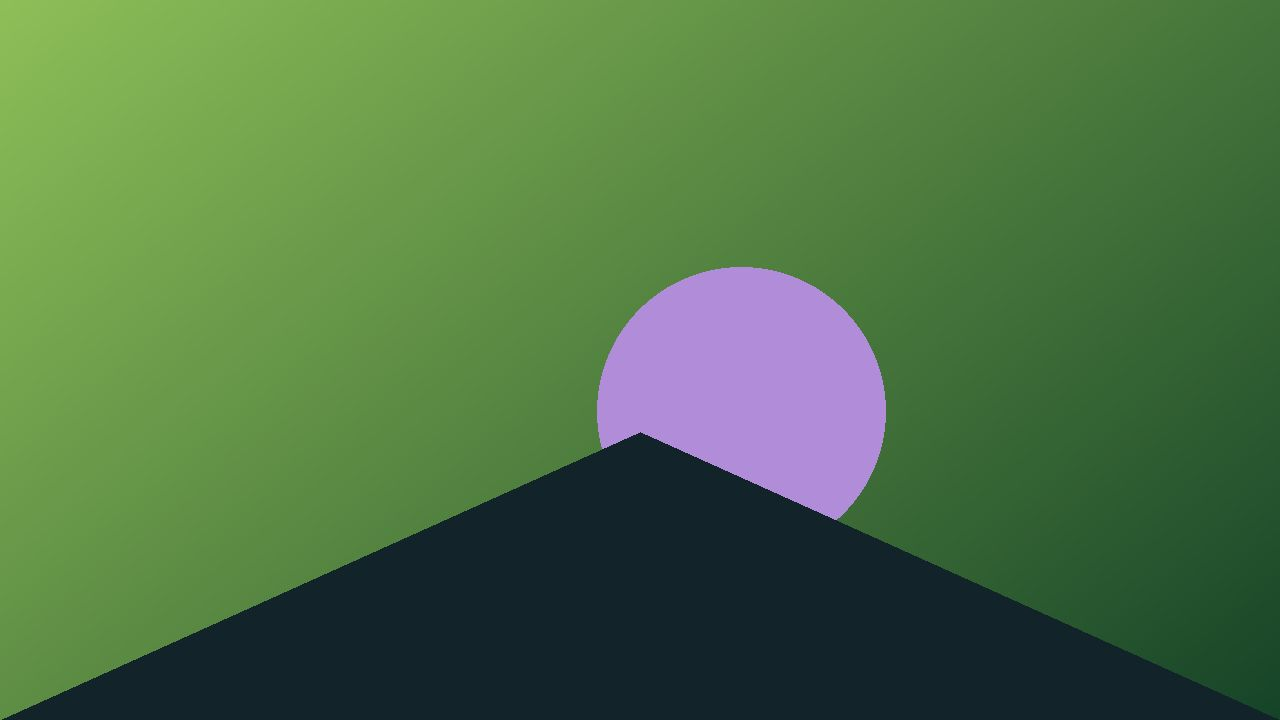
#> input picture web/e2e/fixtures/images/africa-backdrop.jpg, 1280 x 720 px; its folder holds 2 pictures in this run
$ python make-images.py images
#> lines starting #> are read from the running program, lines starting #| are printed output that depends on the picture
# Made the artwork in fixtures/images: python3 web/e2e/fixtures/make-images.py web/e2e/fixtures/images
# Replaces every image in DIR by a made-up one of the same name, size and
# format: gradients and simple shapes, the colours from a hash of the name.
import colorsys, hashlib, os, sys
from PIL import Image, ImageDraw

d = sys.argv[1]
for name in sorted(os.listdir(d)):
    p = os.path.join(d, name)
    src = Image.open(p)
#> src is the input picture: PIL image 1280x720 RGB; mean R, G, B 78.2, 114.8, 69.3
    w, h = src.size
#> w = 1280; h = 720
    hsh = hashlib.sha256(name.split('-')[0].encode()).digest()
    hue = hsh[0] / 255
    def rgb(hh, l, s):
        r, g, b = colorsys.hls_to_rgb(hh % 1, l, s)
        return int(r * 255), int(g * 255), int(b * 255)
    if name.endswith('-logo.png'):
        im = Image.new('RGBA', (w, h), (0, 0, 0, 0))
        dr = ImageDraw.Draw(im)
        m = h // 6
        dr.rounded_rectangle([m * 2, m, w - m * 2, h - m], radius=m, fill=rgb(hue, 0.92, 0.3) + (255,))
        n = 3 + hsh[1] % 4
        bw = (w - m * 6) // n
        for i in range(n):
            x = m * 3 + i * bw
            dr.rectangle([x + bw // 6, m * 2, x + bw - bw // 6, h - m * 2], fill=rgb(hue, 0.3, 0.5) + (255,))
        im.save(p, 'PNG')
        continue
    im = Image.new('RGB', (w, h))
#> im: PIL image 1280x720 RGB; every value is 0
    top, bottom = rgb(hue, 0.55, 0.45), rgb(hue + 0.15, 0.18, 0.5)
    vertical = h > w
#> vertical = False
    px = im.load()
    for y in range(h):
        for x in range(w):
            t = (y / max(h - 1, 1)) if vertical else (0.6 * x / max(w - 1, 1) + 0.4 * y / max(h - 1, 1))
            px[x, y] = tuple(int(a + (b - a) * t) for a, b in zip(top, bottom))
    dr = ImageDraw.Draw(im)
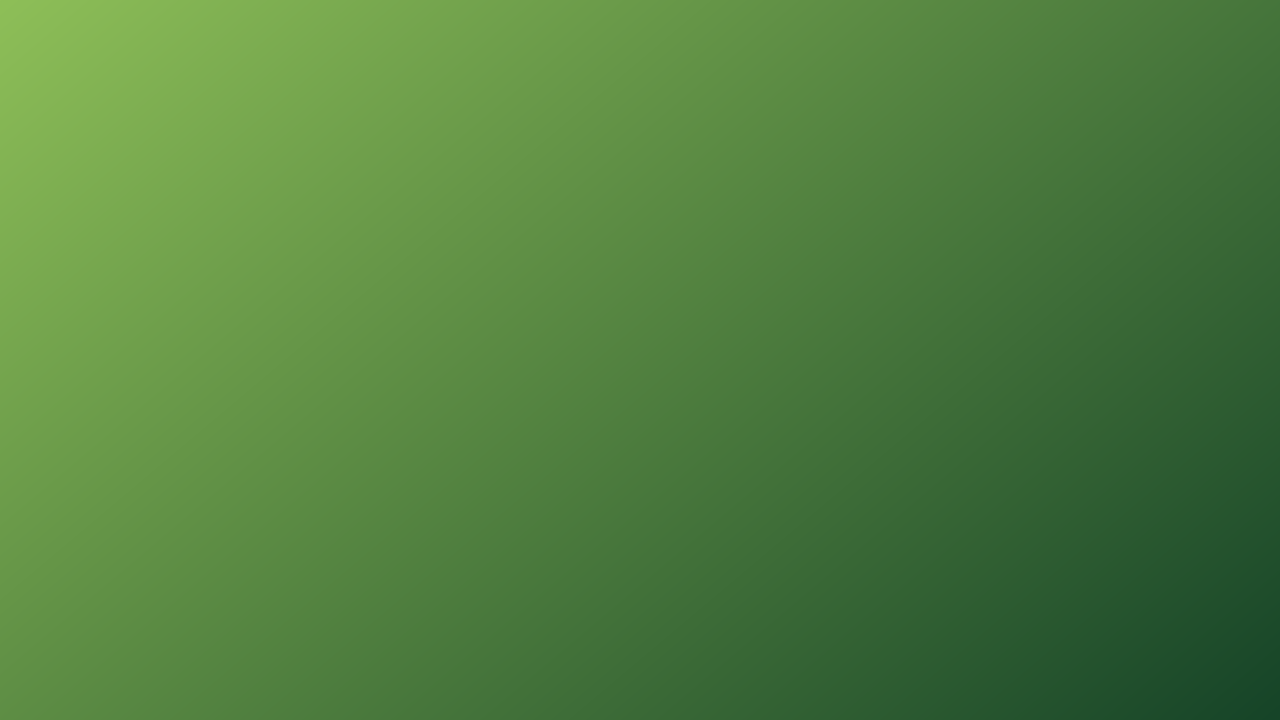
#> im: PIL image 1280x720 RGB; mean R, G, B 81.5, 129, 63.5
    r = min(w, h) // (3 + hsh[2] % 3)
#> r = 144
    cx, cy = w * (0.3 + hsh[3] / 640), h * (0.3 + hsh[4] / 640)
#> cx = 742; cy = 411.7
    dr.ellipse([cx - r, cy - r, cx + r, cy + r], fill=rgb(hue + 0.5, 0.7, 0.5))
    dr.polygon([(0, h), (w * 0.5, h * 0.6), (w, h)], fill=rgb(hue + 0.3, 0.12, 0.4))
    im.save(p, 'JPEG', quality=80)
#> pass 2 of the loop `for name in sorted(os.listdir(d)):`:
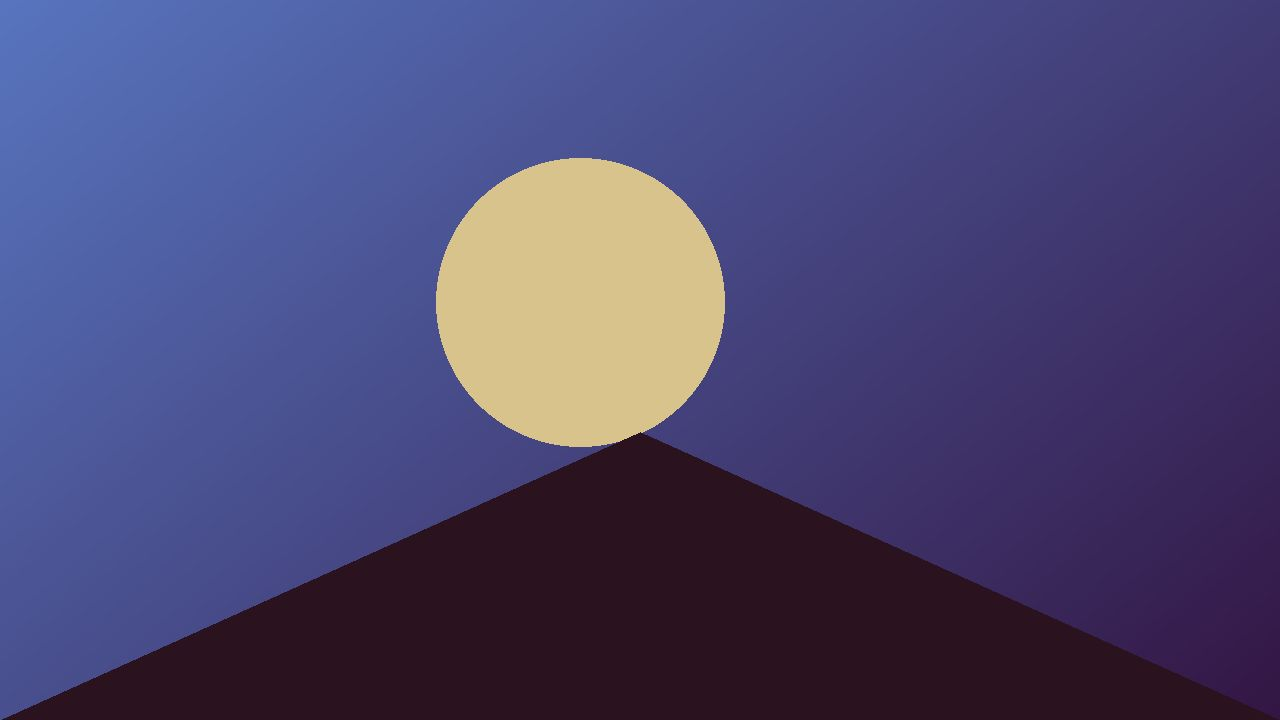
#> input picture web/e2e/fixtures/images/bp2-backdrop.jpg, 1280 x 720 px
#> src is the input picture: PIL image 1280x720 RGB; mean R, G, B 75.1, 70.2, 113.4
#> `dr = ImageDraw.Draw(im)`:
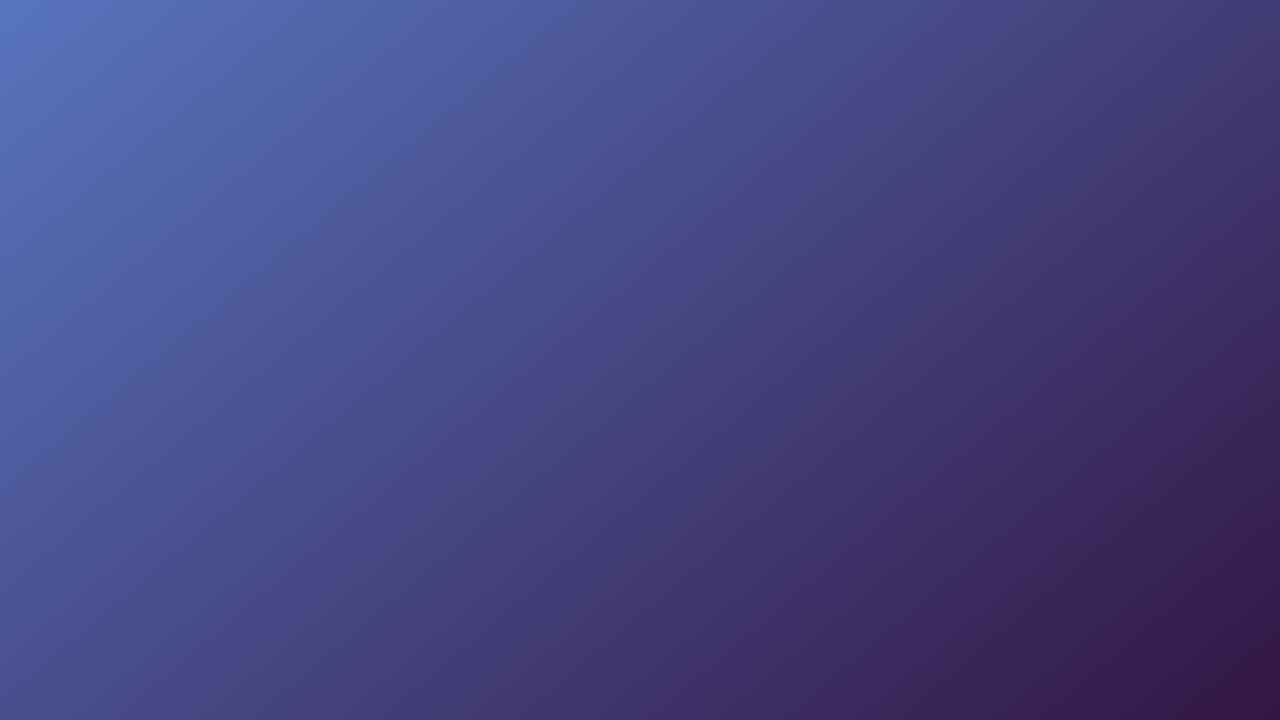
#> im: PIL image 1280x720 RGB; mean R, G, B 69, 69, 129
